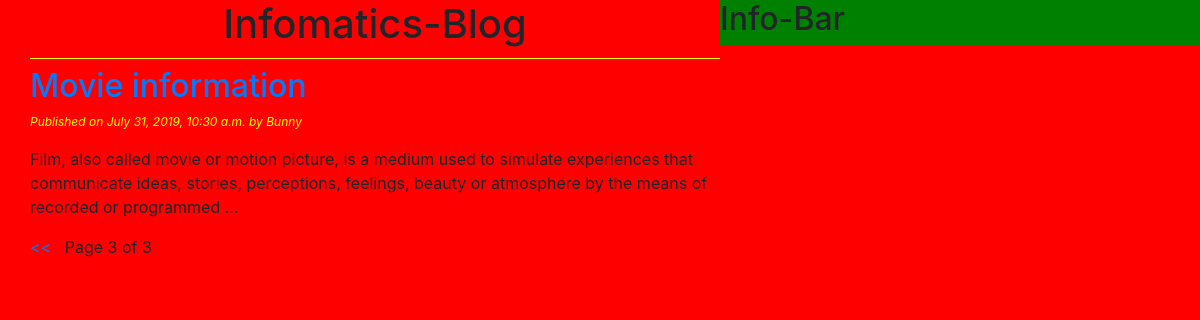
Screenshot of /home/?page=3 with the database file from the repository.
### blog/models.py (models this page shows, shortened)
class Post(models.Model):
    STATUS_CHOICES=(('draft','DRAFT'),('published','Published'))
    title=models.CharField(max_length=256)
    slug=models.SlugField(max_length=264,unique_for_date='publish')
    author=models.ForeignKey(User,on_delete=models.CASCADE,related_name='blog_posts')
    body=models.TextField()
    publish=models.DateTimeField(default=timezone.now)
    created=models.DateTimeField(auto_now_add=True)
    updated=models.DateTimeField(auto_now_add=True)
    status=models.CharField(max_length=10 , choices=STATUS_CHOICES,default='draft')
    objects=CustomManager()
    class Meta:
        ordering=('-publish',)
    def get_absolute_url(self):
        return reverse('post_details',args=[self.publish.year,self.publish.strftime('%m'),self.publish.strftime('%d'),self.slug])

### blog/views.py (the view)
# urls.py: url(r'home/',views.post_list_view),
def post_list_view(request):
    post_list=Post.objects.all()
    paginator=Paginator(post_list,2)
    page_number=request.GET.get('page')
    try:
         post_list=paginator.page(page_number)
    except PageNotAnInteger:
         post_list=paginator.page(1)
    except EmptyPage:
         post_list=paginator.page(Paginator.num_pages)
    return render(request,'blog/post_list.html',{'post_list':post_list})

### blog/models.py (called while the page is built)
    def get_queryset(self):
      return super().get_queryset().filter(status='published')

### templates/blog/post_list.html (shortened to what this page needs)
{%extends 'blog/base.html'%}
{%block content%}
    <h1> Infomatics-Blog </h1>
    {% for post in post_list %}
    <a href="{{post.get_absolute_url}}"><h2>{{post.title}}</h2></a>
    <p id="date"> Published on {{post.publish}} by {{post.author|title}}</p>
    {{post.body|truncatewords:30 | linebreaks}}
    {%endfor%}
    {%include 'blog/pagination.html' with page=post_list %}
{%endblock%}

### static/css/blog.css (style rules this page uses)
h1 { text-align:center; border-bottom:1px solid yellow; padding-bottom:10px; }
body { background-color:red; }
#date { color:yellow; font-size:12px; font-style:italic; }

### rows the page displays
Post: title "Movie information", publish "July 31, 2019, 10:30 a.m.", author "Bunny", body "Film, also called movie or motion picture, is a medium used to simulate experiences that communicate ideas, stories, perceptions, feelings, beauty or atmosphere by the means of recorded or programmed …"

### other values shown
{{ page.number }} "3"
{{ page.paginator.num_pages }} "3"
